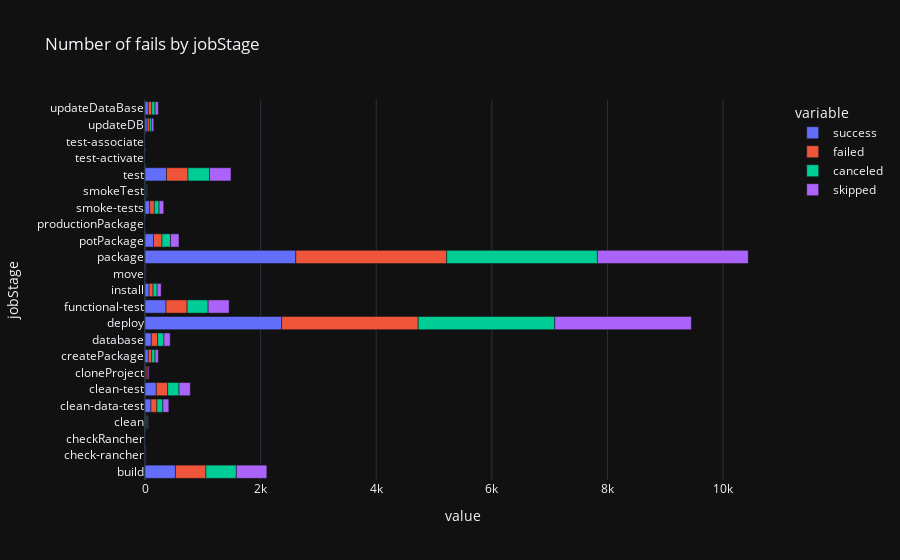
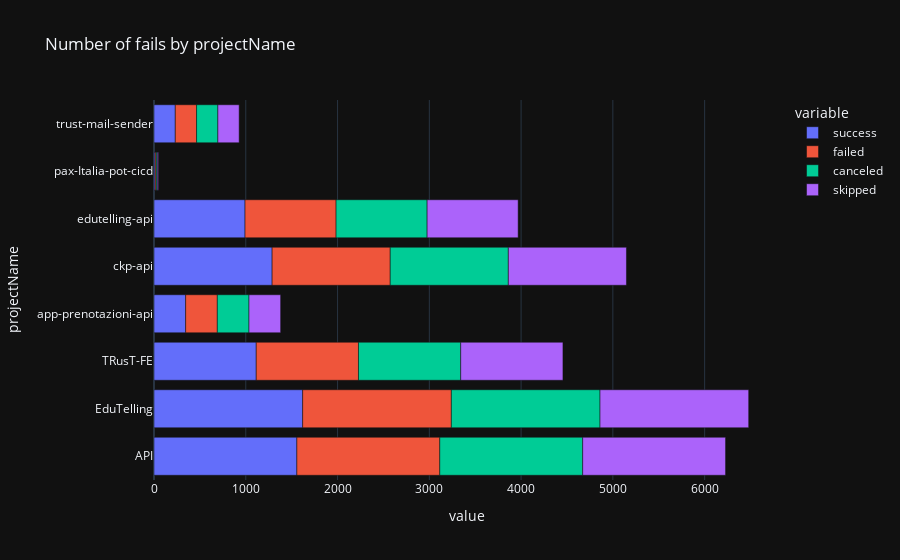

The notebook cell saved with these charts, in order:
### Markdown cell above
# Number of fails by stage number.

### Code cell
def createBarGraphByJobStatus(variable):
    jobStatusUnique = jobs["jobStatus"].unique().tolist()
    df_list = []
    for status in jobStatusUnique:
        jobs_total = jobs.rename(columns={'jobStatus': status})
        total = jobs_total.groupby(by=variable)[status].count()
        df_list.append(total)

    df = pd.concat(df_list,axis=1)
    fig = px.bar(df, orientation='h',template=plotly_template,title="Number of fails by "+ variable)
    fig.show()

print(" Number of jobs stage types")
createBarGraphByJobStatus("jobStage")
print(" Number of jobs projectName types")
createBarGraphByJobStatus("projectName")

### Figure 1 — Plotly figure (JSON) as saved in the notebook; plotly's stock layout.template omitted (floating-point values rounded to 4 significant figures)
{"data": [{"alignmentgroup": "True", "hovertemplate": "variable=success<br>value=%{x}<br>jobStage=%{y}<extra></extra>", "legendgroup": "success", "marker": {"color": "#636efa", "pattern": {"shape": ""}}, "name": "success", "offsetgroup": "success", "orientation": "h", "showlegend": true, "textposition": "auto", "type": "bar", "x": [527, 6, 4, 14, 103, 196, 18, 58, 109, 2363, 364, 70, 6, 2609, 147, 1, 81, 10, 372, 3, 2, 38, 58], "xaxis": "x", "y": ["build", "check-rancher", "checkRancher", "clean", "clean-data-test", "clean-test", "cloneProject", "createPackage", "database", "deploy", "functional-test", "install", "move", "package", "potPackage", "productionPackage", "smoke-tests", "smokeTest", "test", "test-activate", "test-associate", "updateDB", "updateDataBase"], "yaxis": "y"}, {"alignmentgroup": "True", "hovertemplate": "variable=failed<br>value=%{x}<br>jobStage=%{y}<extra></extra>", "legendgroup": "failed", "marker": {"color": "#EF553B", "pattern": {"shape": ""}}, "name": "failed", "offsetgroup": "failed", "orientation": "h", "showlegend": true, "textposition": "auto", "type": "bar", "x": [527, 6, 4, 14, 103, 196, 18, 58, 109, 2363, 364, 70, 6, 2609, 147, 1, 81, 10, 372, 3, 2, 38, 58], "xaxis": "x", "y": ["build", "check-rancher", "checkRancher", "clean", "clean-data-test", "clean-test", "cloneProject", "createPackage", "database", "deploy", "functional-test", "install", "move", "package", "potPackage", "productionPackage", "smoke-tests", "smokeTest", "test", "test-activate", "test-associate", "updateDB", "updateDataBase"], "yaxis": "y"}, {"alignmentgroup": "True", "hovertemplate": "variable=canceled<br>value=%{x}<br>jobStage=%{y}<extra></extra>", "legendgroup": "canceled", "marker": {"color": "#00cc96", "pattern": {"shape": ""}}, "name": "canceled", "offsetgroup": "canceled", "orientation": "h", "showlegend": true, "textposition": "auto", "type": "bar", "x": [527, 6, 4, 14, 103, 196, 18, 58, 109, 2363, 364, 70, 6, 2609, 147, 1, 81, 10, 372, 3, 2, 38, 58], "xaxis": "x", "y": ["build", "check-rancher", "checkRancher", "clean", "clean-data-test", "clean-test", "cloneProject", "createPackage", "database", "deploy", "functional-test", "install", "move", "package", "potPackage", "productionPackage", "smoke-tests", "smokeTest", "test", "test-activate", "test-associate", "updateDB", "updateDataBase"], "yaxis": "y"}, {"alignmentgroup": "True", "hovertemplate": "variable=skipped<br>value=%{x}<br>jobStage=%{y}<extra></extra>", "legendgroup": "skipped", "marker": {"color": "#ab63fa", "pattern": {"shape": ""}}, "name": "skipped", "offsetgroup": "skipped", "orientation": "h", "showlegend": true, "textposition": "auto", "type": "bar", "x": [527, 6, 4, 14, 103, 196, 18, 58, 109, 2363, 364, 70, 6, 2609, 147, 1, 81, 10, 372, 3, 2, 38, 58], "xaxis": "x", "y": ["build", "check-rancher", "checkRancher", "clean", "clean-data-test", "clean-test", "cloneProject", "createPackage", "database", "deploy", "functional-test", "install", "move", "package", "potPackage", "productionPackage", "smoke-tests", "smokeTest", "test", "test-activate", "test-associate", "updateDB", "updateDataBase"], "yaxis": "y"}], "layout": {"barmode": "relative", "legend": {"title": {"text": "variable"}, "tracegroupgap": 0}, "title": {"text": "Number of fails by jobStage"}, "xaxis": {"anchor": "y", "domain": [0, 1], "title": {"text": "value"}}, "yaxis": {"anchor": "x", "domain": [0, 1], "title": {"text": "jobStage"}}}}

### Figure 2 — Plotly figure (JSON) as saved in the notebook; plotly's stock layout.template omitted (floating-point values rounded to 4 significant figures)
{"data": [{"alignmentgroup": "True", "hovertemplate": "variable=success<br>value=%{x}<br>projectName=%{y}<extra></extra>", "legendgroup": "success", "marker": {"color": "#636efa", "pattern": {"shape": ""}}, "name": "success", "offsetgroup": "success", "orientation": "h", "showlegend": true, "textposition": "auto", "type": "bar", "x": [1557, 1620, 1114, 345, 1287, 992, 12, 232], "xaxis": "x", "y": ["API", "EduTelling", "TRusT-FE", "app-prenotazioni-api", "ckp-api", "edutelling-api", "pax-Italia-pot-cicd", "trust-mail-sender"], "yaxis": "y"}, {"alignmentgroup": "True", "hovertemplate": "variable=failed<br>value=%{x}<br>projectName=%{y}<extra></extra>", "legendgroup": "failed", "marker": {"color": "#EF553B", "pattern": {"shape": ""}}, "name": "failed", "offsetgroup": "failed", "orientation": "h", "showlegend": true, "textposition": "auto", "type": "bar", "x": [1557, 1620, 1114, 345, 1287, 992, 12, 232], "xaxis": "x", "y": ["API", "EduTelling", "TRusT-FE", "app-prenotazioni-api", "ckp-api", "edutelling-api", "pax-Italia-pot-cicd", "trust-mail-sender"], "yaxis": "y"}, {"alignmentgroup": "True", "hovertemplate": "variable=canceled<br>value=%{x}<br>projectName=%{y}<extra></extra>", "legendgroup": "canceled", "marker": {"color": "#00cc96", "pattern": {"shape": ""}}, "name": "canceled", "offsetgroup": "canceled", "orientation": "h", "showlegend": true, "textposition": "auto", "type": "bar", "x": [1557, 1620, 1114, 345, 1287, 992, 12, 232], "xaxis": "x", "y": ["API", "EduTelling", "TRusT-FE", "app-prenotazioni-api", "ckp-api", "edutelling-api", "pax-Italia-pot-cicd", "trust-mail-sender"], "yaxis": "y"}, {"alignmentgroup": "True", "hovertemplate": "variable=skipped<br>value=%{x}<br>projectName=%{y}<extra></extra>", "legendgroup": "skipped", "marker": {"color": "#ab63fa", "pattern": {"shape": ""}}, "name": "skipped", "offsetgroup": "skipped", "orientation": "h", "showlegend": true, "textposition": "auto", "type": "bar", "x": [1557, 1620, 1114, 345, 1287, 992, 12, 232], "xaxis": "x", "y": ["API", "EduTelling", "TRusT-FE", "app-prenotazioni-api", "ckp-api", "edutelling-api", "pax-Italia-pot-cicd", "trust-mail-sender"], "yaxis": "y"}], "layout": {"barmode": "relative", "legend": {"title": {"text": "variable"}, "tracegroupgap": 0}, "title": {"text": "Number of fails by projectName"}, "xaxis": {"anchor": "y", "domain": [0, 1], "title": {"text": "value"}}, "yaxis": {"anchor": "x", "domain": [0, 1], "title": {"text": "projectName"}}}}
